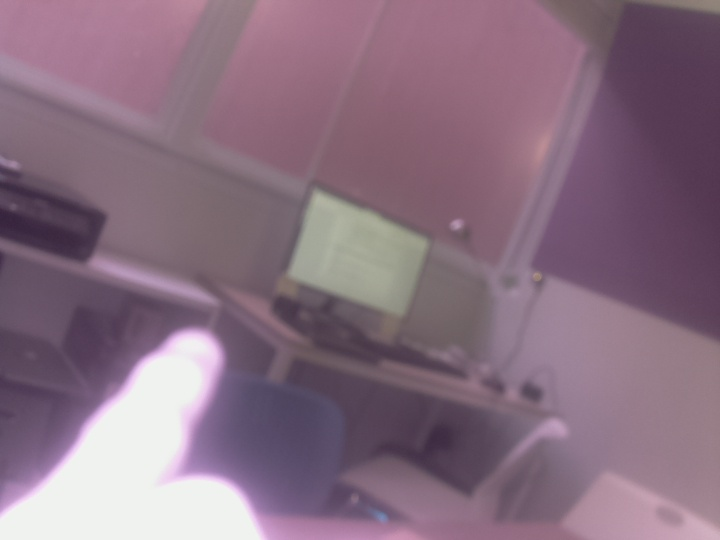
#> input picture Summer2019/Network/vgg16/Raw_Images/0image.jpg, 720 x 540 px, given in place of 8images3.jpg, which was not available
$ python crop.py
#> lines starting #> are read from the running program, lines starting #| are printed output that depends on the picture; after the words box and inside, x2 and y2 are one past the last pixel; in counts of white or black regions, pixels touching at a corner belong together; pictures that were not available may be replaced by others from this repository, and a replacement may not be noted
### Summer2019/Network/vgg16/Synthesize_Data/binary_image.py
import numpy as np
import cv2
from matplotlib import pyplot as plt

def binary_image_r(image_name,thre):
	#img_in = cv2.imread(image_dir)
	img = cv2.cvtColor(image_name.copy(),cv2.COLOR_BGR2GRAY)
	height,width = img.shape
	retval,mask_img = cv2.threshold(img, thre, 255, cv2.THRESH_BINARY)


	return mask_img

# [15 lines that do not run on import are left out]

### Summer2019/Network/vgg16/Synthesize_Data/crop.py
import numpy as np
import cv2
from matplotlib import pyplot as plt

from binary_image import binary_image_r

def generate_crop(img_dir,thre):
#> called with img_dir = '8images3.jpg', thre = 220
	img_o = cv2.imread(img_dir)
#> img_o is the input picture: shape (540, 720, 3); mean B, G, R 128.6, 111.5, 136.5
	img = binary_image_r(img_o,thre)
#> in binary_image_r, `retval,mask_img = cv2.threshold(img, thre, 255, cv2.THRESH_BINARY)`:
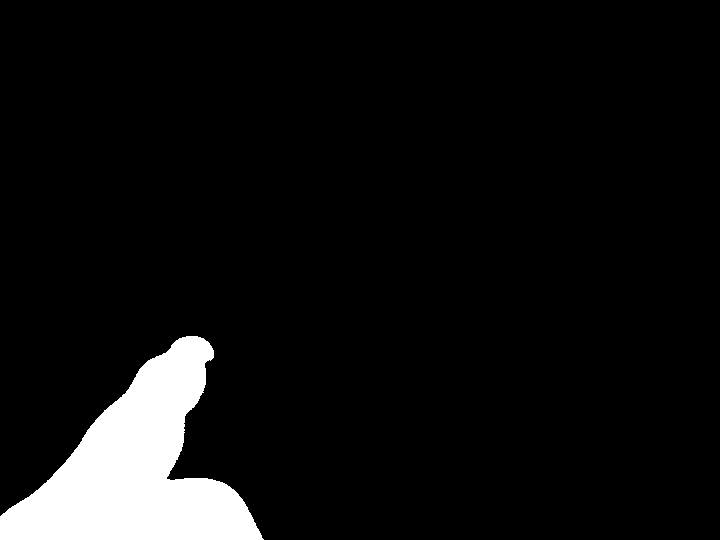
#> mask_img: shape (540, 720); 6.7% white; 1 white region, box (x1, y1, x2, y2) and area: (0, 336, 264, 540) 25867
#> in binary_image_r, `retval,mask_img = cv2.threshold(img, thre, 255, cv2.THRESH_BINARY)`: retval = 220

	#img = cv2.cvtColor(img_in.copy(),cv2.COLOR_BGR2GRAY)
	height,width = img.shape
#> height = 540; width = 720
	#print(width-9)
	all_ct_pt =[]
	slope = []


	white_areas=[]
	start_point = 8
	current_point = 8
	white_thr = 230
	black_thr = 10
	for pixel in range(4,width-4,4):
		#print((pixel,img[height-1,pixel]))
		if img[height-1,pixel] >white_thr:
			if img[height-1, pixel - 4] < black_thr :
				start_point = pixel
			elif img[height-1, pixel - 4] >white_thr or img[height-1, pixel + 4] > white_thr:
				current_point = pixel
			if pixel > width -9:

				current_point = pixel
				white_areas.append((start_point,current_point))
		elif img[height-1,pixel] == 0:
			if img[height-1, pixel - 4] >white_thr and start_point < current_point:
				white_areas.append((start_point,current_point))
#> after the loop, white_areas = [(8, 260)]
	#print('White areas: ',white_areas)
	if white_areas ==[]:
		return img_o,img
	else:


		max_dif = 0
		for item in white_areas:
			if item[1] - item[0] > max_dif:
				max_dif = item[1] - item[0]
				mid_point = int(np.mean(item))
#> this loop made 1 pass
#> (item, max_dif, mid_point) on pass 1: ((8, 260), 252, 134)
#> after the loop, max_dif = 252; mid_point = 134
		#print(max_dif)
		if max_dif > width // 3:
			#print('Cropping!')
			img_o = img_o[:height*75//100,:]
#> img_o: shape (405, 720, 3)
			img = binary_image_r(img_o,thre)
#> in binary_image_r (call 2), `retval,mask_img = cv2.threshold(img, thre, 255, cv2.THRESH_BINARY)`: mask_img: shape (405, 720); 1.5% white; 1 white region, box (x1, y1, x2, y2) and area: (112, 336, 214, 405) 4276

			#img = cv2.cvtColor(img_in.copy(),cv2.COLOR_BGR2GRAY)
			height,width = img.shape
#> height = 405
			all_ct_pt =[]
			slope = []


			white_areas=[]
			start_point = 8
			current_point = 8
			white_thr = 240
			black_thr = 10
			for pixel in range(4,width-4,4):
				#print((pixel,img[height-1,pixel]))
				if img[height-1,pixel] > white_thr:
					if img[height-1, pixel - 4] < black_thr :
						start_point = pixel
					elif img[height-1, pixel - 4] >white_thr or img[height-1, pixel + 4] > white_thr:
						current_point = pixel
					elif pixel > width -9:
						current_point = pixel
						white_areas.append((start_point,current_point))
				elif img[height-1,pixel] == 0:
					if img[height-1, pixel - 4] >white_thr and start_point < current_point:
						white_areas.append((start_point,current_point))
#> after the loop, white_areas = [(112, 192)]

			max_dif = 0
			for item in white_areas:
				if item[1] - item[0] > max_dif:
					max_dif = item[1] - item[0]
					mid_point = int(np.mean(item))
#> this loop made 1 pass
#> (item, max_dif, mid_point) on pass 1: ((112, 192), 80, 152)
#> after the loop, max_dif = 80; mid_point = 152

		bottom_mid = mid_point
#> bottom_mid = 152
		to_crop_v = 0

		for line in range(height-1,0,-1):
			#print('Here we are')

			if img[line,mid_point] <10:

				if img[line-15,mid_point] <10 and img[line-30,mid_point] <10 and img[line-15,mid_point-15] <10\
				 and img[line-15,mid_point+15] <10 and img[line-30,mid_point+30] <10:
					to_crop_v = line
					#to_crop_width = int(line / float(398) * 532)
					to_crop_width = width * 0.6
					break
				else:
					continue

			for pixel in range(mid_point,width):
				if img[line,pixel] <10 or pixel > width-9:
					rt_most = (line,pixel)
					break
			for pixel in range(mid_point,0,-1):
				if img[line,pixel] <10 or pixel < 9:
					lf_most = (line,pixel)
					break
			#print((lf_most,rt_most))
			mid_point = int(np.mean([lf_most[1],rt_most[1]]))

			#print(lf_most[1])
			#print(rt_most[1])
			if line == height-1:
				base_pt = (line,mid_point)
				all_ct_pt.append(base_pt)
			else:
				if img[line,mid_point] > 10:
					ct_pt = (line,mid_point)
					all_ct_pt.append(ct_pt)
					if ct_pt[1] - base_pt[1] != 0:
						slope.append(float(-(ct_pt[0] - base_pt[0]))/(ct_pt[1] - base_pt[1]))
					else:
						if not slope:
							slope.append(float(-(ct_pt[0] - base_pt[0]))/1)
#> after the loop, all_ct_pt = 69 pairs, first value 336 to 404, second value 153 to 191; slope = 68 values, max 1.95 at index 40, min 1 at index 0, mean 1.51

				#print(ct_pt)
			#print(base_pt)
		#print(all_ct_pt)
		for item in all_ct_pt:
			img[item[0],item[1]] = 127
			img[item[0],item[1]+1] = 127
			img[item[0],item[1]-1] = 127
			img[item[0],item[1]+2] = 127
			img[item[0],item[1]-2] = 127
#> this loop made 69 passes
#> item on passes 1 to 12: (404, 153), (403, 154), (402, 155), (401, 156), (400, 157), (399, 158), (398, 159), (397, 159), (396, 160), (395, 161), (394, 162), (393, 163)
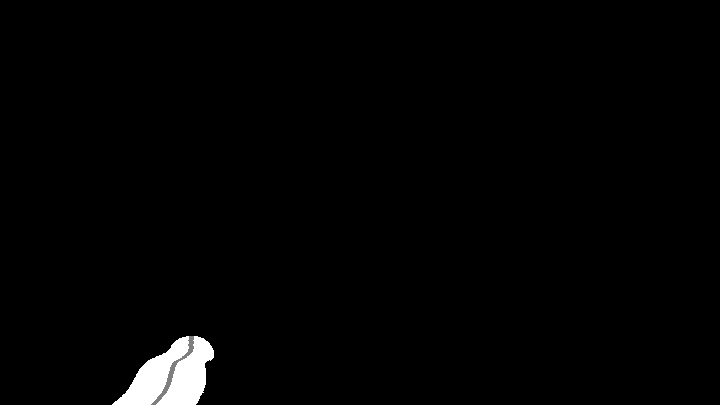
#> img: shape (405, 720); min 0, max 255, mean 3.6

		#print((base_pt,ct_pt))
		#print(slope)
		general_k = np.median(slope[-5:])
#> general_k = 1.74


		#print (slope)
		if general_k > 1.73 or general_k < -1.73 or np.isnan(general_k):
			direc = 'Middle'
		elif general_k < 1.73:
			direc = 'Middle'
		elif general_k > - 1.73 :
			direc = 'Left'

		#print('General Direction of Finger is: %s with k value: %.2f' %(direc,general_k))


		desired_h_width = int(width * .6)
#> desired_h_width = 432
		#desired_h_width = to_crop_width
		y_value = height - to_crop_v
#> y_value = 70
		#print(general_k)
		if np.isnan(general_k):
			x_value = 0
		else:
			x_value = int(y_value / general_k)
#> x_value = 40

		if general_k > 0:
			critical_x_r = bottom_mid+x_value + int((1+1.0/general_k)/(2+1.0/general_k)*desired_h_width)
#> critical_x_r = 456
			critical_x_l = bottom_mid+x_value - int((1.0)/(2+1.0/general_k)*desired_h_width)
#> critical_x_l = 25
		elif general_k < 0:
			k_replace = abs(general_k)
			critical_x_r = bottom_mid+x_value + int((1.0)/(2+1.0/k_replace)*desired_h_width)
			critical_x_l = bottom_mid+x_value - int((1+1.0/k_replace)/(2+1.0/k_replace)*desired_h_width)

		else:
			critical_x_r = int(bottom_mid+x_value + desired_h_width//2)
			critical_x_l = int(bottom_mid+x_value - desired_h_width//2)
		#print(((bottom_mid+x_value) - max(0,critical_x_l),min(critical_x_r,width-1)-(bottom_mid+x_value)))
		#print((0,to_crop_v),(critical_x_l,critical_x_r))
		#print(img.shape)
		'''
		if to_crop_v < height * 2 //3:
			start_v = 0
		else:
			start_v = height * 20 //100
		'''
		img_cropped = img_o[:to_crop_v,max(0,critical_x_l):min(critical_x_r,width-1)]
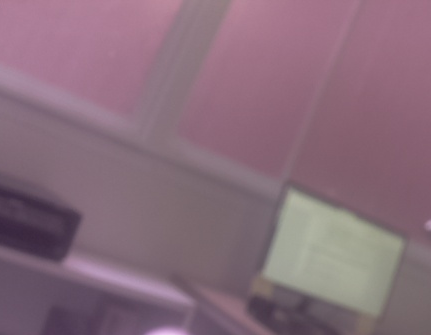
#> img_cropped: shape (335, 431, 3); mean B, G, R 122.5, 108.9, 136.1
		#print(img.shape)
		for line in range(to_crop_v):
			img[line,max([0,critical_x_l])] = 150
			img_o[line,max([0,critical_x_l])] = [0,0,0]
#> img: shape (405, 720); 0.11% of pixels changed, all inside (x1, y1, x2, y2) = (25, 0, 26, 335)
#> img_o: shape (405, 720, 3); mean B, G, R 119.9, 103.2, 130
		for line in range(to_crop_v):
			img[line,min(critical_x_r,width-1)] = 150
			img_o[line,min(critical_x_r,width-1)] = [0,0,0]
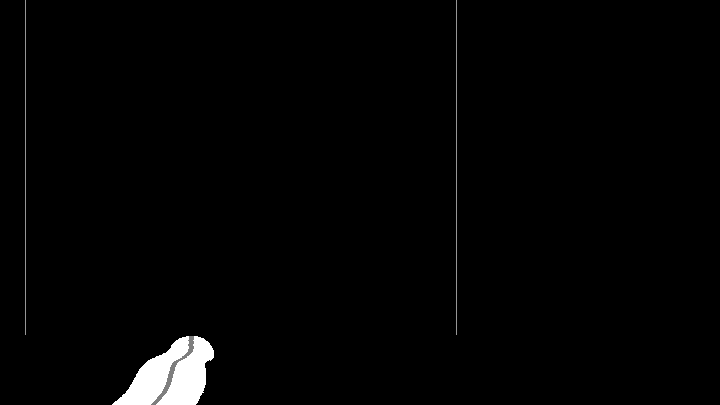
#> img: shape (405, 720); min 0, max 255, mean 3.9
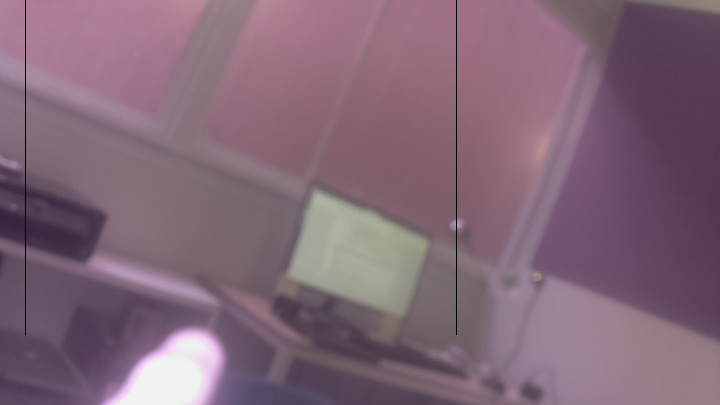
#> img_o: shape (405, 720, 3); mean B, G, R 119.7, 103.1, 129.8
		for pixel in range(max([0,critical_x_l]),min([width-1,critical_x_r])):
			img[to_crop_v,pixel] = 150
			img_o[to_crop_v,pixel] = [0,0,0]
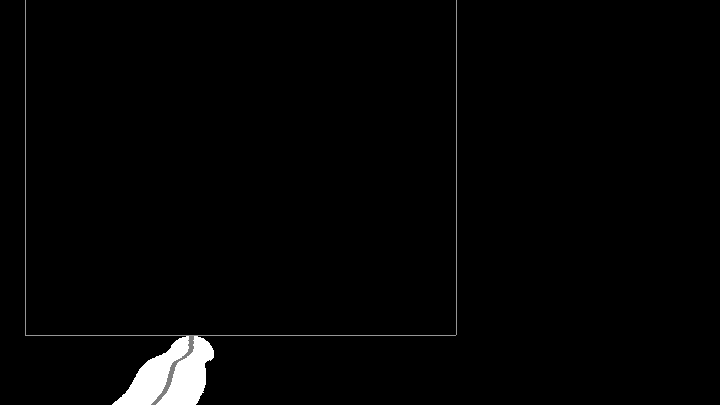
#> img: shape (405, 720); 0.15% of pixels changed, all inside (x1, y1, x2, y2) = (25, 335, 456, 336)
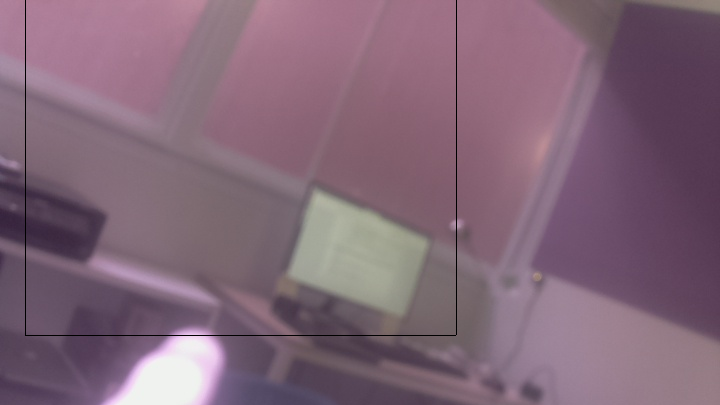
#> img_o: shape (405, 720, 3); 0.15% of pixels changed, all inside (x1, y1, x2, y2) = (25, 335, 456, 336)

		#img_cropped = cv2.resize(img_cropped, (224,224), interpolation = cv2.INTER_AREA)

		#return img_cropped,img_o

	return img_cropped,img
if __name__ == "__main__":
	img,img_bk = generate_crop('8images3.jpg',220)
#> img: shape (335, 431, 3)
	cv2.imshow('Cropped Image', img)
	cv2.imshow('Binary Image', img_bk)

	cv2.waitKey(0)
	cv2.destroyAllWindows()

'''
cv2.imshow('Cropped Image',img_cropped)
cv2.imshow('Central Line',img)
cv2.imshow('Position in original image',img_o)
cv2.waitKey(0)
cv2.destroyAllWindows()
'''

$ run again, on Summer2019/Network/vgg16/Raw_Images/2image.jpg
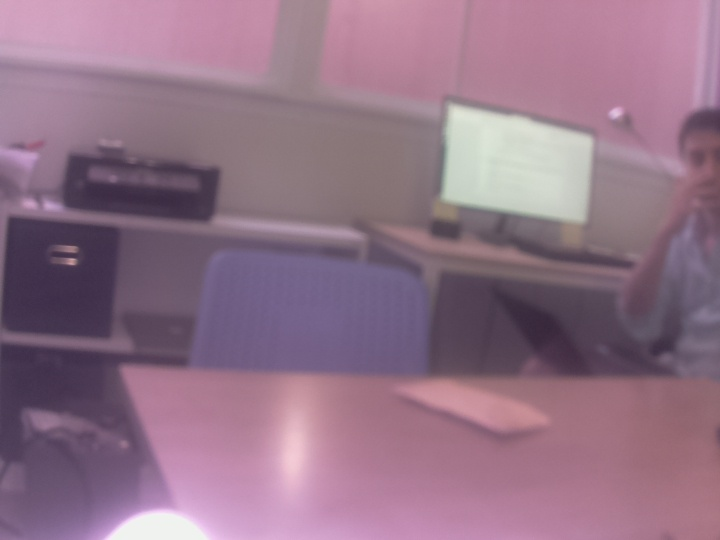
#> input picture Summer2019/Network/vgg16/Raw_Images/2image.jpg, 720 x 540 px, given in place of 8images3.jpg, which was not available
#> in generate_crop, img_o is the input picture: shape (540, 720, 3); mean B, G, R 135.1, 115, 146
#> in binary_image_r, `retval,mask_img = cv2.threshold(img, thre, 255, cv2.THRESH_BINARY)`:
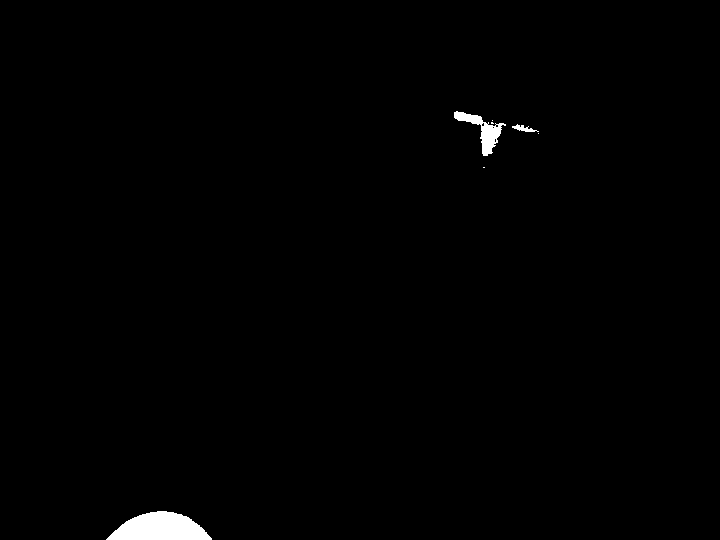
#> mask_img: shape (540, 720); 0.76% white; 7 white regions (4 under 20 px), largest, box (x1, y1, x2, y2) and area: (106, 511, 212, 540) 2120, (454, 111, 506, 156) 732, (512, 124, 539, 132) 95
#> retval = 220
#> after the loop in generate_crop, `for pixel in range(4,width-4,4):`: white_areas = [(108, 208)]
#> the loop in generate_crop, `for item in white_areas:` made 1 pass
#> (item, max_dif, mid_point) on pass 1: ((108, 208), 100, 158)
#> after the loop in generate_crop, `for item in white_areas:`: max_dif = 100; mid_point = 158
#> after the loop in generate_crop, `for line in range(height-1,0,-1):`: all_ct_pt = 29 pairs, first value 511 to 539, second value 158 to 161; slope = 28 values, max 19 at index 18, min 1 at index 0, mean 8.62
#> the loop in generate_crop, `for item in all_ct_pt:` made 29 passes
#> item on passes 1 to 8: (539, 158), (538, 159), (537, 159), (536, 159), (535, 159), (534, 159), (533, 159), (532, 159)
#> general_k = 9
#> x_value = 3
#> critical_x_r = 388
#> critical_x_l = -43
#> after the loop in generate_crop, `for pixel in range(max([0,critical_x_l]),min([width-1,critical_x_r])):`:
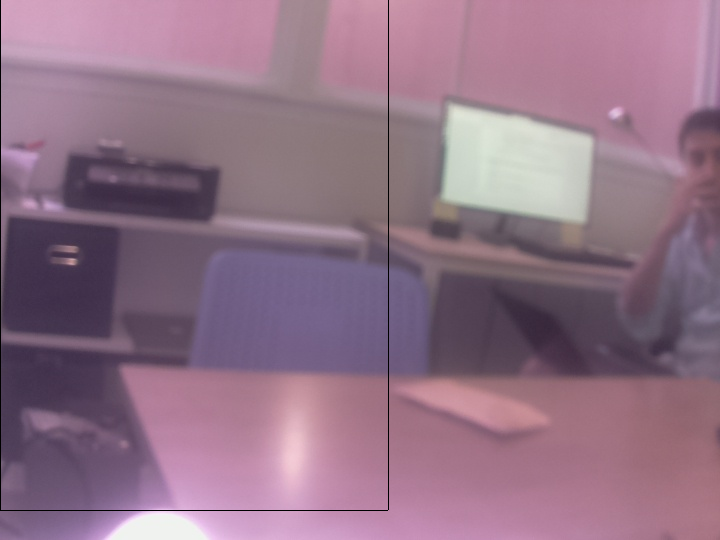
#> img_o: shape (540, 720, 3); mean B, G, R 134.5, 114.6, 145.5
